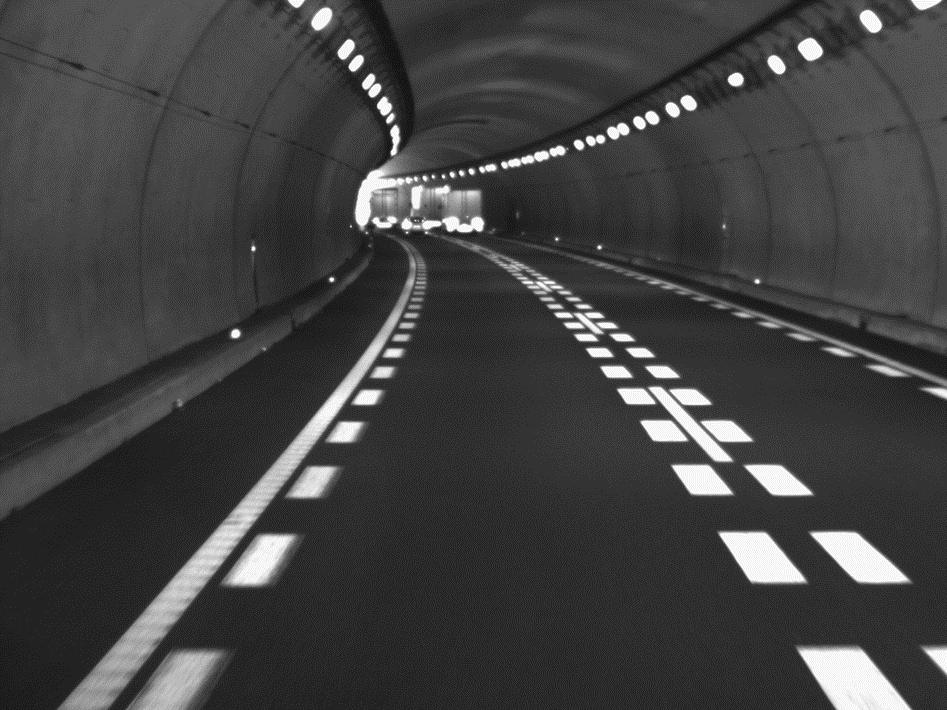
#> input picture test_img/image.png, 947 x 710 px
$ python -i edge_detection.py   (imports and definitions only)   (older library calls are emulated)
#> lines starting #> are read from the running program, lines starting #| are printed output that depends on the picture
import cv2
import numpy as np

"""
Description: A collection of methods to detect help with edge detection

Return a 2D binary array(mask) in which all pixels are either 0 or 1

:param array: NumPy 2D array that we want to convert to binary values
:param thresh: values used for thresholding
:param value Output value when between the supplied threshold
:return: Binary 2D array
         number of row x number of columns
         number of pixels from top to bottom x number of pixels from left to right
"""
def binary_array(array, thresh, value=0):
  if value == 0:
    binary = np.ones_like(array)
  else:
    binary = np.zeros_like(array)
    value = 1
  binary[(array >= thresh[0]) & (array <= thresh[1])] = value
  return binary

"""
  Implementation for Gaussian blur to reduce noise and detail in the image

  :param image: 2D or 3D array to be blurred
  :param ksize: Size of the small matrix (i.e. kernel) used to blur
  :return: Blurred 2D image

"""
def blur_gaussian(image, ksize=3):
  return cv2.GaussianBlur(image, (ksize, ksize), 0)

"""
  Implementation of Sobel edge detection

  :param image: 2D or 3D array to be blurred
  :param sobel_kernel: Size of the small matrix
  :param thresh: values used for thresholding
  return: Binary (Black and white) 2D mask image
"""
def mag_thresh(image, sobel_kernel=3, thresh=(0, 255)):
  sobelx = np.absolute(sobel(image, orient='x', sobel_kernel=sobel_kernel))
  sobely = np.absolute(sobel(image, orient='y', sobel_kernel=sobel_kernel))
  mag = np.sqrt(sobelx**2 + sobely**2)
  return binary_array(mag, thresh)

"""
  Find edges that are aligned vertically and horizontally on the image

  :param img_channel: Channel from an image
  :param orient: Across which axis of the image are we detecting edges
  :param sobel_kernel: Number of rows and columns of the kernel
  :return: Image with sobel edge detection applied
"""
def sobel(img_channel, orient='x', sobel_kernel=3):
  if orient == 'x':
    sobel = cv2.Sobel(img_channel, cv2.CV_64F, 1, 0, sobel_kernel)
  elif orient == 'y':
    sobel = cv2.Sobel(img_channel, cv2.CV_64F, 0, 1, sobel_kernel)
  return sobel

def threshold(channel, thresh=(128, 255), thresh_type=cv2.THRESH_BINARY):
  return cv2.threshold(channel, thresh[0], thresh[1], thresh_type)

>>> import cv2
>>> picture = cv2.imread('test_img/image.png')
#> picture is the input picture: shape (710, 947, 3); min 19, max 255, mean 65.9
>>> result = mag_thresh(picture)
#> in sobel, `sobel = cv2.Sobel(img_channel, cv2.CV_64F, 1, 0, sobel_kernel)`:
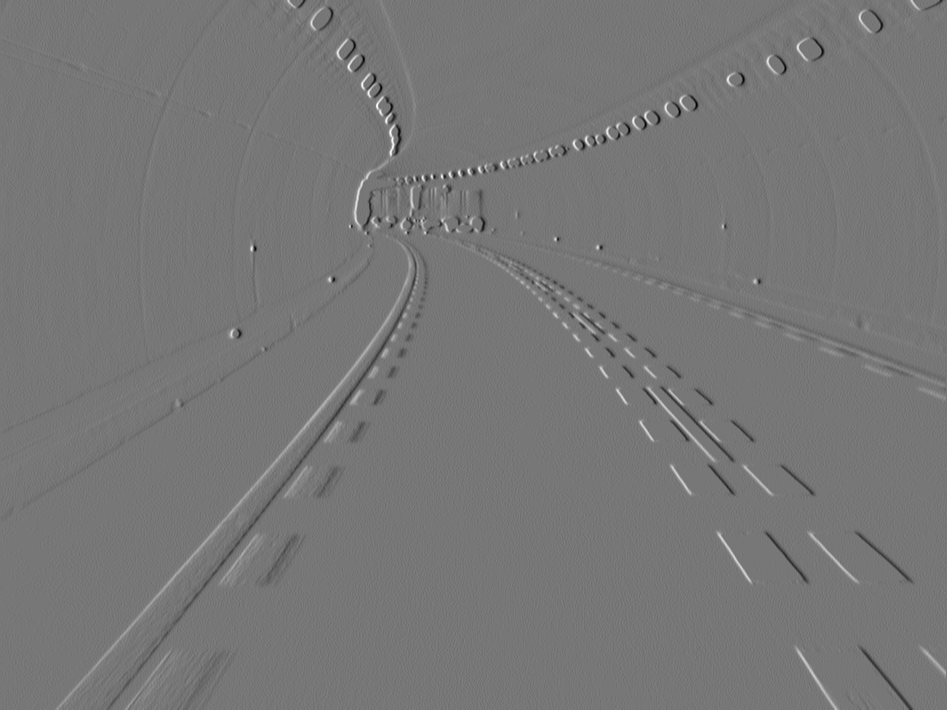
#> sobel: shape (710, 947, 3) float64; min -714, max 816, mean 0.1; drawn with min black and max white
#> in mag_thresh, `sobelx = np.absolute(sobel(image, orient='x', sobel_kernel=sobel_kerne..`:
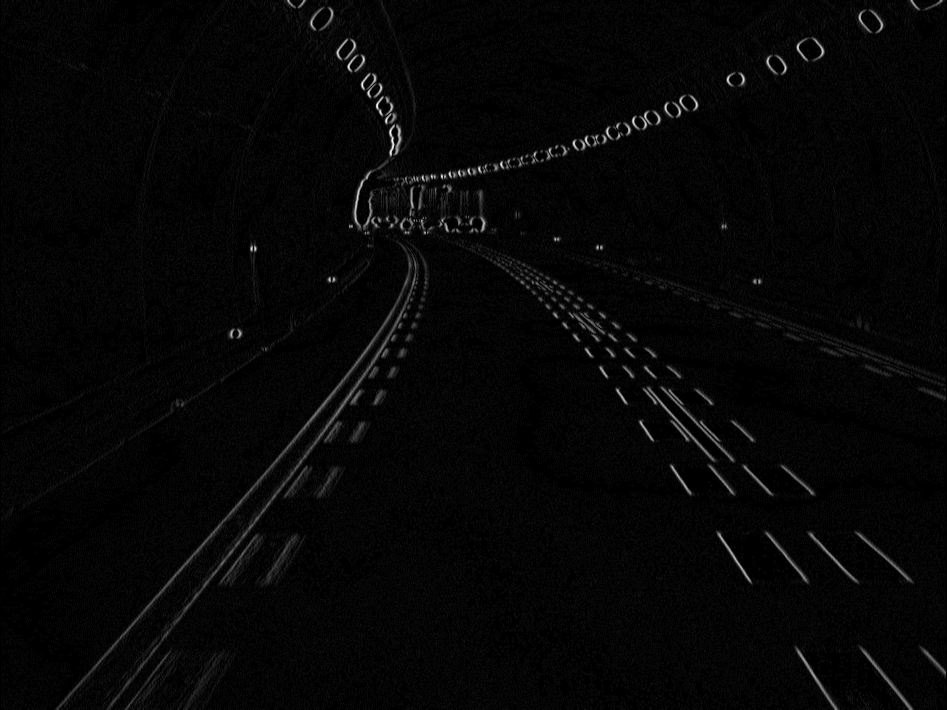
#> sobelx: shape (710, 947, 3) float64; min 0, max 816, mean 19.9; drawn with min black and max white
#> call 2 of sobel, with orient = 'y', sobel_kernel = 3
#> in sobel (call 2), `sobel = cv2.Sobel(img_channel, cv2.CV_64F, 0, 1, sobel_kernel)`:
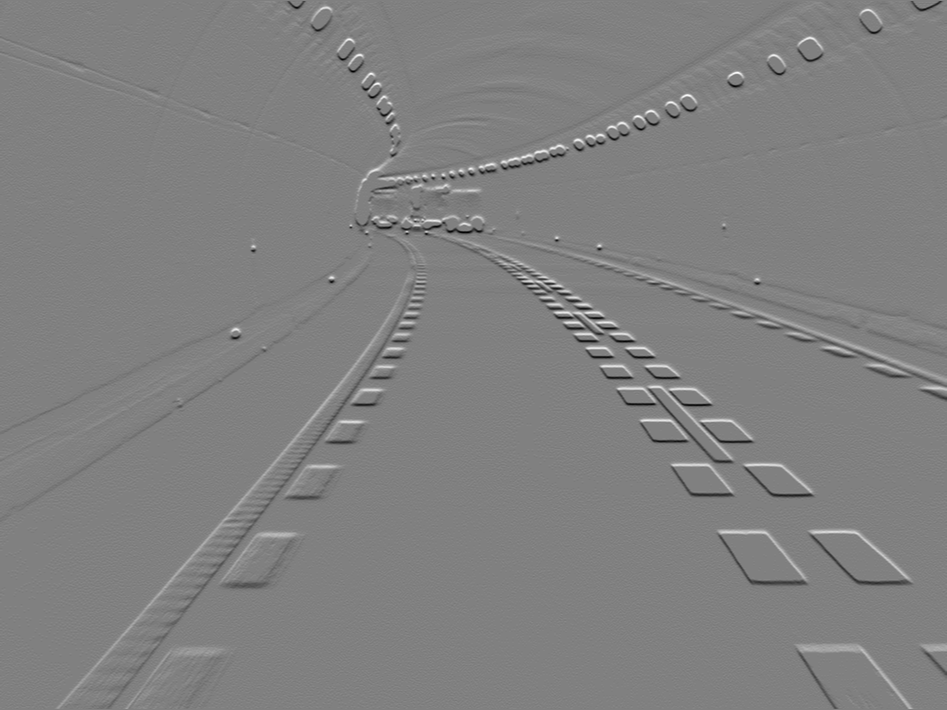
#> sobel: shape (710, 947, 3) float64; min -748, max 731, mean -0.1; drawn with min black and max white
#> in mag_thresh, `sobely = np.absolute(sobel(image, orient='y', sobel_kernel=sobel_kerne..`:
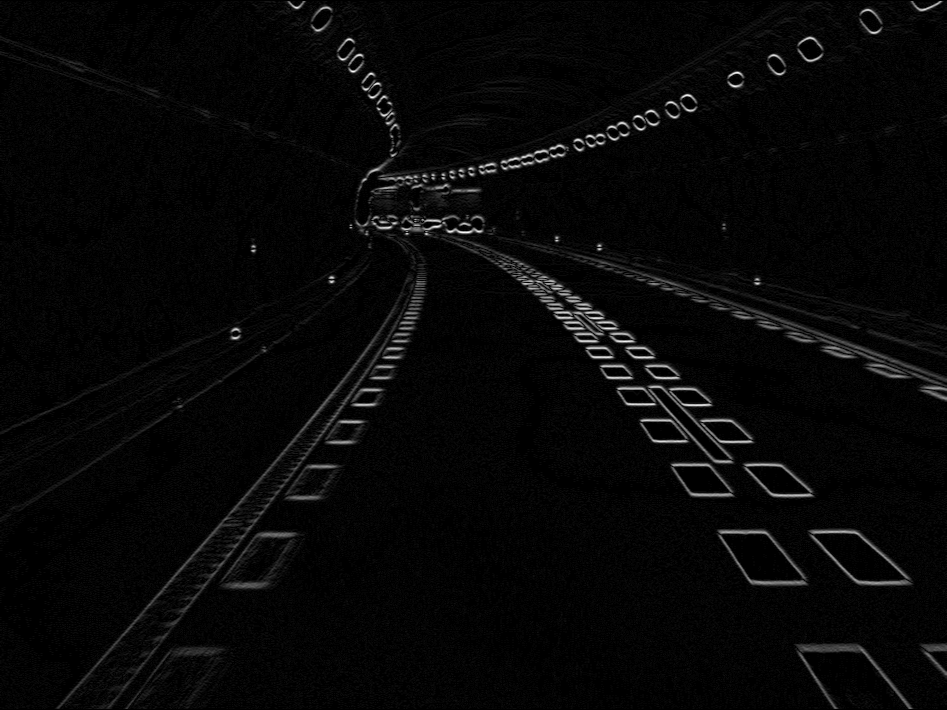
#> sobely: shape (710, 947, 3) float64; min 0, max 748, mean 22.4; drawn with min black and max white
#> in mag_thresh, `return binary_array(mag, thresh)`:
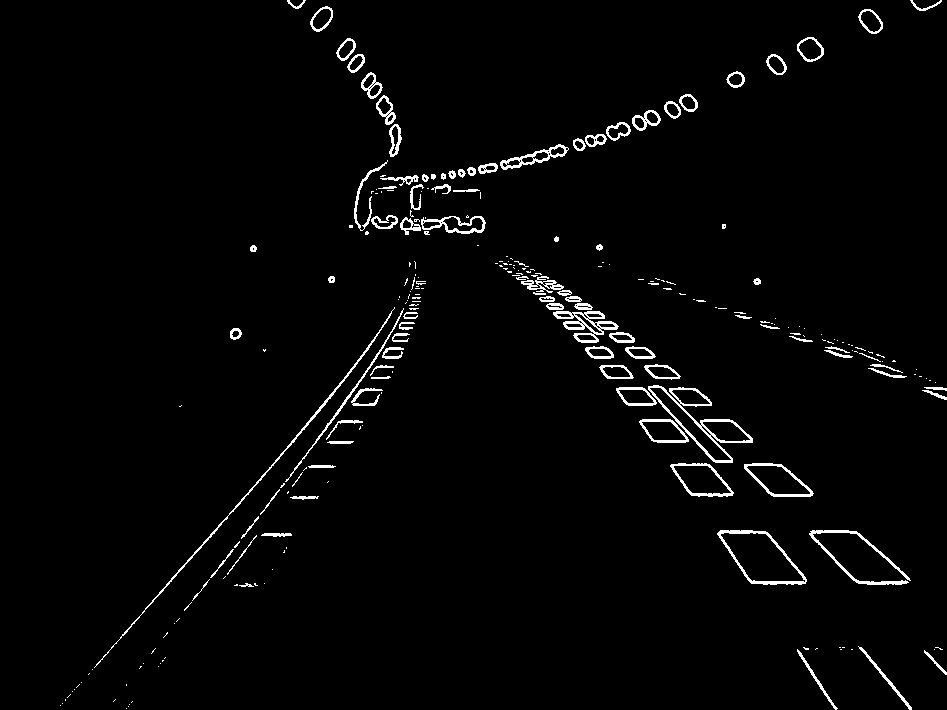
#> returned value: shape (710, 947, 3) float64; values 0 (black) and 1 (white), 2.4% white in thin lines or dots
